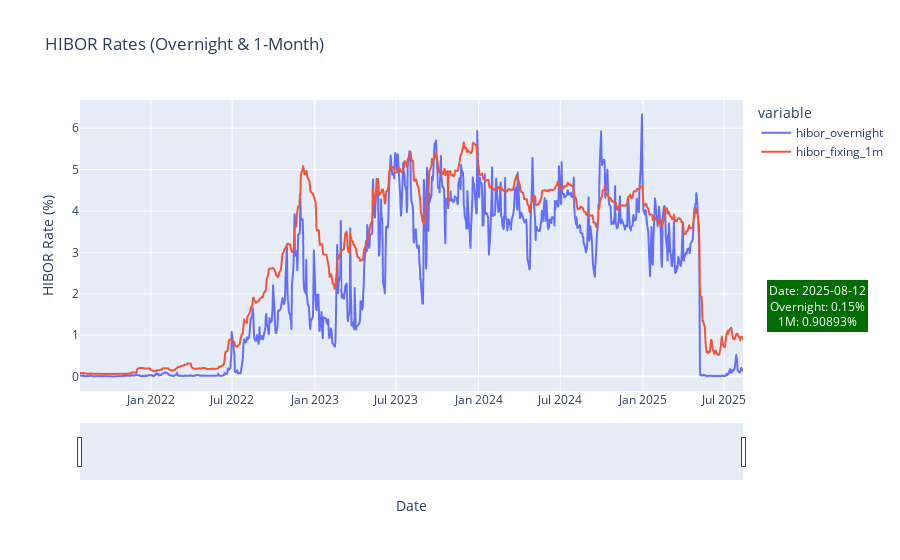

Notebook source saved alongside this figure:
### Code cell
hibor_fig = px.line(hibor_df,
             x='end_of_date', y=['hibor_overnight', 'hibor_fixing_1m'],
             title='HIBOR Rates (Overnight & 1-Month)',
             labels={'end_of_date': 'Date', 'value': 'HIBOR Rate (%)'},
             )

last_date = hibor_df['end_of_date'].iloc[0]
last_overnight = hibor_df['hibor_overnight'].iloc[0]
last_1m = hibor_df['hibor_fixing_1m'].iloc[0]

hibor_fig.add_annotation(
    text=f"Date: {last_date.strftime('%Y-%m-%d')}<br>Overnight: {last_overnight}%<br>1M: {last_1m}%",
    xref="paper", yref="paper",
    x=1.19, y=0.2,  
    showarrow=False,
    bgcolor="rgba(1, 108, 2, 1)",
    borderwidth=2,
    font=dict(size=12, color="white")
)

hibor_fig.update_layout(
    xaxis_rangeslider_visible=True,
)

hibor_fig.show()

### Figure 1 — Plotly figure (JSON) as saved in the notebook; plotly's stock layout.template omitted (floating-point values rounded to 4 significant figures; data arrays with more than 128 entries replaced by an {"elided": "..."} marker saying what was removed)
{"data": [{"hovertemplate": "variable=hibor_overnight<br>Date=%{x}<br>HIBOR Rate (%)=%{y}<extra></extra>", "legendgroup": "hibor_overnight", "line": {"color": "#636efa", "dash": "solid"}, "marker": {"symbol": "circle"}, "mode": "lines", "name": "hibor_overnight", "showlegend": true, "type": "scattergl", "x": {"elided": "999 str values"}, "xaxis": "x", "y": {"elided": "999 float values"}, "yaxis": "y"}, {"hovertemplate": "variable=hibor_fixing_1m<br>Date=%{x}<br>HIBOR Rate (%)=%{y}<extra></extra>", "legendgroup": "hibor_fixing_1m", "line": {"color": "#EF553B", "dash": "solid"}, "marker": {"symbol": "circle"}, "mode": "lines", "name": "hibor_fixing_1m", "showlegend": true, "type": "scattergl", "x": {"elided": "999 str values"}, "xaxis": "x", "y": {"elided": "999 float values"}, "yaxis": "y"}], "layout": {"annotations": [{"bgcolor": "rgba(1, 108, 2, 1)", "borderwidth": 2, "font": {"color": "white", "size": 12}, "showarrow": false, "text": "Date: 2025-08-12<br>Overnight: 0.15%<br>1M: 0.90893%", "x": 1.19, "xref": "paper", "y": 0.2, "yref": "paper"}], "legend": {"title": {"text": "variable"}, "tracegroupgap": 0}, "title": {"text": "HIBOR Rates (Overnight & 1-Month)"}, "xaxis": {"anchor": "y", "domain": [0, 1], "rangeslider": {"visible": true}, "title": {"text": "Date"}}, "yaxis": {"anchor": "x", "domain": [0, 1], "title": {"text": "HIBOR Rate (%)"}}}}
